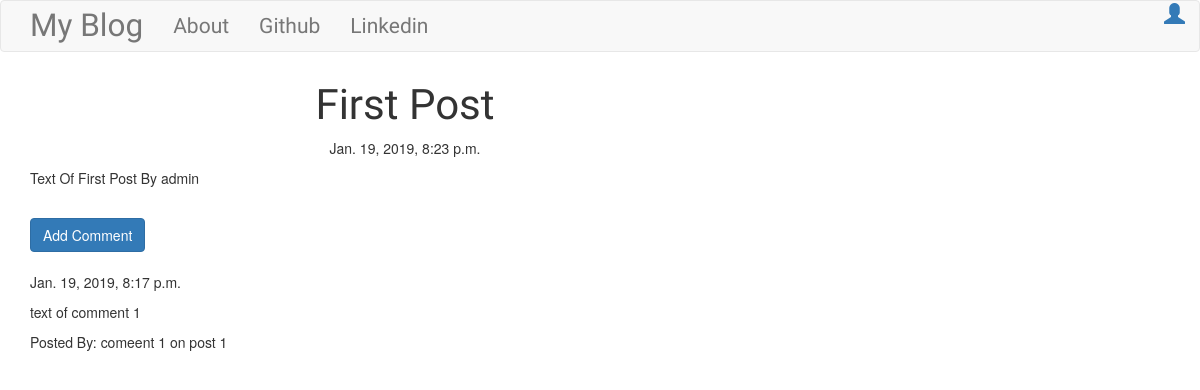
The app's page /post/1/ with its own data.
### blog/models.py (models this page shows, shortened)
class Post(models.Model):
    auther = models.ForeignKey('auth.User', on_delete=models.CASCADE)
    title = models.CharField(max_length=264)
    text = models.TextField()
    created_date = models.DateTimeField(default=timezone.now())
    published_date = models.DateTimeField(blank=True, null=True)

class Comment(models.Model):
    post = models.ForeignKey('blog.Post', on_delete=models.CASCADE, related_name='comments')
    auther = models.CharField(max_length=264)
    text = models.TextField()
    created_date = models.DateTimeField(default=timezone.now())
    approved_comment = models.BooleanField(default=False)

### blog/views.py (the view)
# urls.py: path('post/<int:pk>/', views.PostDetailView.as_view(), name='post_detail'),
class PostDetailView(DetailView):
    model = Post

### blog/templates/blog/post_detail.html (shortened to what this page needs)
{% extends "blog/base.html" %}
{% block body_block %}
<h1 class="posttitle loader">{{ post.title }}</h1>
{% if post.published_date %}
<div class="date postdate">
    {{ post.published_date }}
</div>
{% else %}
<a href="{% url 'post_publish' pk=post.pk %}" class="btn btn-default">Publish</a>
{% endif %}
<p class="postcontent">{{ post.text|safe|linebreaks }}</p>
<br>
<a href="{% url 'add_comment_to_post' pk=post.pk %}" class="btn btn-primary">Add Comment</a>
<div class="cotainer">
    {% for comment in post.comments.all %}
        <br>
        {% if user.is_authenticated or comment.approved_comment %}
            {{ comment.created_date }}
            <p>{{ comment.text|safe|linebreaks }}</p>
            <p>Posted By: {{ comment.auther }}</p>
        {% endif %}
    {% empty %}
        <p>No Comments!</p>
    {% endfor %}
</div>
{% endblock %}

### blog/static/css/blog.css (style rules this page uses)
.postdate { text-align: center; }
.posttitle { font-family: 'Russo One', sans-serif; font-size: 3em; text-align: center }
.postcontent { font-family: 'Montserrat'; font-size: 1.5em; }
.loader { filter:hue-rotate(0deg); color:linear-gradient(45deg,#0f8,#08f); animation:hue 10000ms infinite linear; }

### records on screen
Post: title "First Post", published_date "Jan. 19, 2019, 8:23 p.m.", text "Text Of First Post By admin"
Comment: created_date "Jan. 19, 2019, 8:17 p.m.", text "text of comment 1", auther "comeent 1 on post 1"
